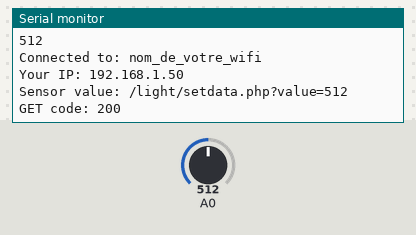
The sketch below on a simulated ESP8266 (NodeMCU). Parts: the last lines printed to the serial monitor. The test bench sets the inputs (shaded band); at power-on: A0 = 512. WiFi joins after 1.5 s; servers stay silent unless stated; uploads are accepted with an empty reply.

Above: at 3.5 s.
3.6 s: A0 set to 716
At 4.16 s:
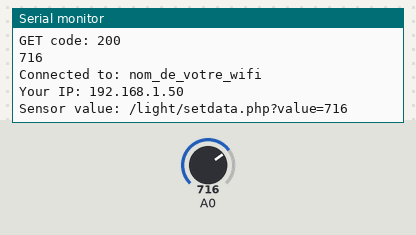
5.4 s: A0 set to 900
At 6.1 s:
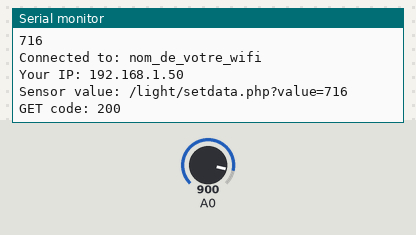
Timing chart, 0 to 8.4 s (numbered marks = the images above; inputs shaded):
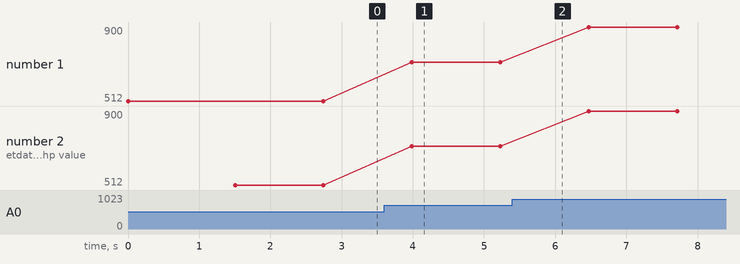

The sketch:

light-reader-iot-using-php.ino
```cpp
#include <ESP8266WiFi.h>
#include <ESP8266HTTPClient.h>

const char* ssid     = "nom_de_votre_wifi";
const char* password = "mot_de_passe";

// the setup routine runs once when you press reset:
void setup() {
  // initialize serial communication at 9600 bits per second:
  Serial.begin(9600);
}

// the loop routine runs over and over again forever:
void loop() {
 int lightValue = getLightValue();
 sendData(lightValue);

  delay(1000);        // delay in between reads for stability
}


int getLightValue(){
   // read the input on analog pin 0:
  int sensorValue = analogRead(A0);
  // print out the value you read:
  Serial.println(sensorValue);
  return sensorValue;
}

void sendData(int data) {
  if(WiFi.status() != WL_CONNECTED ){
    Serial.println("Wifi not connected...");
    WiFi.begin(ssid, password);
  }

  while (WiFi.status() != WL_CONNECTED) {
    delay(500);
    Serial.print(".");
  }

  Serial.print("Connected to: "); Serial.println(WiFi.SSID());
  Serial.print("Your IP: "); Serial.println(WiFi.localIP());

  HTTPClient http;

  String datatosend = "/light/setdata.php?value=" + String(data);
  Serial.print("Sensor value: "); Serial.println(datatosend);

  //-- Change the IP address below to your server's IP --
  http.begin("192.168.1.33", 80, datatosend);

  int httpCode = http.GET();

  if(httpCode > 0){
    Serial.printf("GET code: %d\n", httpCode);
    if(httpCode == HTTP_CODE_OK){
      String response = http.getString();
      Serial.println(response);
    }
  } else {
    Serial.printf("GET failed: error: %s\n", http.errorToString(httpCode).c_str());
  }
  http.end();
}
```

Measured:
- after the input at 3.6 s, the serial monitor: prints a new line after 0.38 s (image 1)
- plotted number 1: 512 → 716 after the input at 3.6 s, 716 → 900 after the input at 5.4 s
- plotted number 2: 512 → 716 after the input at 3.6 s, 716 → 900 after the input at 5.4 s
